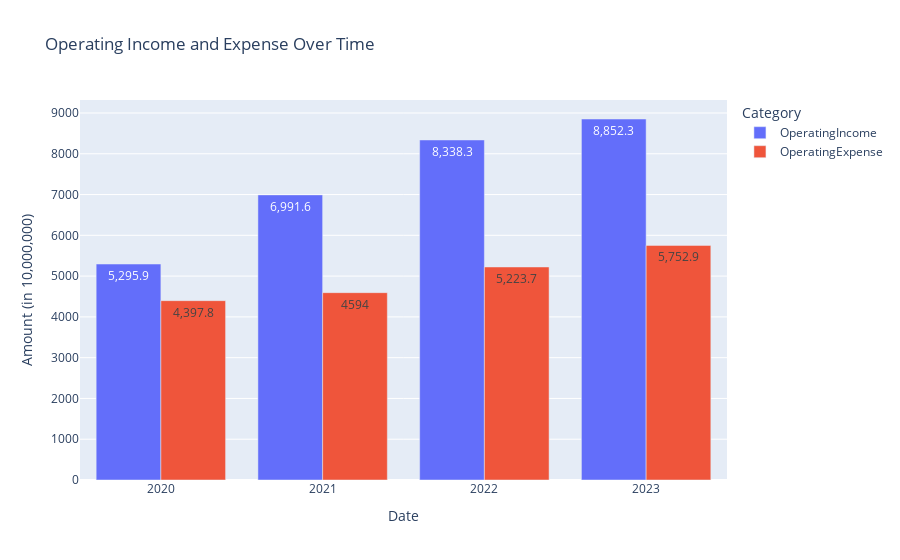

Write notebook code for a chart like this one.
### Code cell
import yfinance as yf
import plotly.express as px
import pandas as pd

stock_option = 'MSFT'
Company_stock = yf.Ticker(stock_option)

# Finanzdaten abrufen
financials = Company_stock.get_financials()
revenue = financials.loc['OperatingIncome':'OperatingExpense'].T
revenue.index = pd.to_datetime(revenue.index).year
revenue = revenue.reset_index()
revenue = revenue.rename(columns={'index': 'Date'})  # Rename the 'index' column to 'Date'
revenue['OperatingIncome'] = revenue['OperatingIncome'].astype(float)
revenue['OperatingExpense'] = revenue['OperatingExpense'].astype(float)

# Scale 'OperatingIncome' and 'OperatingExpense' by dividing by 10,000,000
revenue['OperatingIncome'] = revenue['OperatingIncome'] / 10000000
revenue['OperatingExpense'] = revenue['OperatingExpense'] / 10000000

# Create a bar chart using plotly.express
fig = px.bar(revenue, x='Date', y=['OperatingIncome', 'OperatingExpense'], barmode='group',
             labels={'value': 'Amount (in 10,000,000)', 'variable': 'Category'},
             title='Operating Income and Expense Over Time',text_auto=True)
fig.show()

### Figure 1 — Plotly figure (JSON) as saved in the notebook; plotly's stock layout.template omitted (floating-point values rounded to 4 significant figures)
{"data": [{"alignmentgroup": "True", "hovertemplate": "Category=OperatingIncome<br>Date=%{x}<br>Amount (in 10,000,000)=%{y}<extra></extra>", "legendgroup": "OperatingIncome", "marker": {"color": "#636efa", "pattern": {"shape": ""}}, "name": "OperatingIncome", "offsetgroup": "OperatingIncome", "orientation": "v", "showlegend": true, "textposition": "auto", "texttemplate": "%{y}", "type": "bar", "x": [2023, 2022, 2021, 2020], "xaxis": "x", "y": [8852.0, 8338.0, 6992.0, 5296.0], "yaxis": "y"}, {"alignmentgroup": "True", "hovertemplate": "Category=OperatingExpense<br>Date=%{x}<br>Amount (in 10,000,000)=%{y}<extra></extra>", "legendgroup": "OperatingExpense", "marker": {"color": "#EF553B", "pattern": {"shape": ""}}, "name": "OperatingExpense", "offsetgroup": "OperatingExpense", "orientation": "v", "showlegend": true, "textposition": "auto", "texttemplate": "%{y}", "type": "bar", "x": [2023, 2022, 2021, 2020], "xaxis": "x", "y": [5753.0, 5224.0, 4594, 4398.0], "yaxis": "y"}], "layout": {"barmode": "group", "legend": {"title": {"text": "Category"}, "tracegroupgap": 0}, "title": {"text": "Operating Income and Expense Over Time"}, "xaxis": {"anchor": "y", "domain": [0, 1], "title": {"text": "Date"}}, "yaxis": {"anchor": "x", "domain": [0, 1], "title": {"text": "Amount (in 10,000,000)"}}}}
